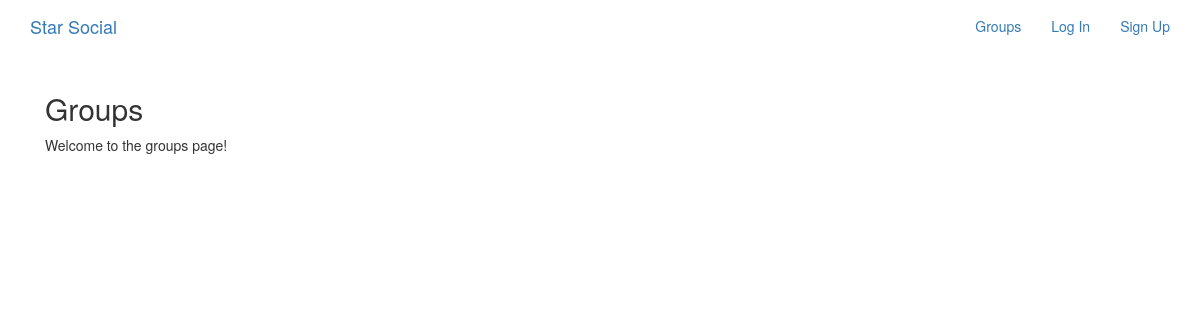
The page /groups/ on the database as committed earlier.
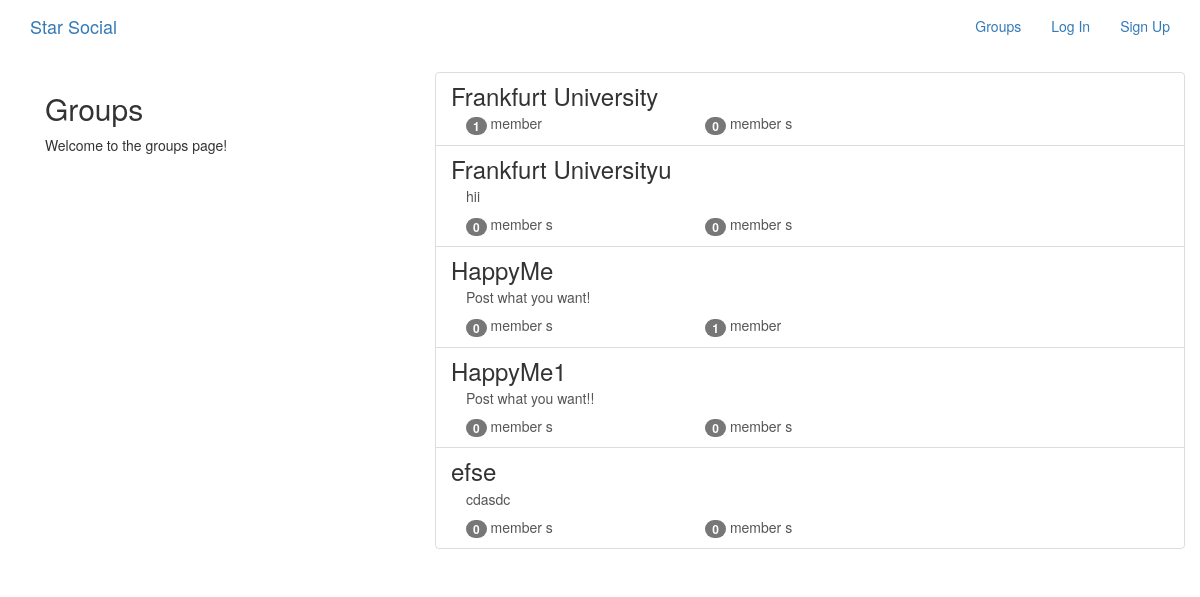
The same page on the database as committed later.
### groups/models.py (models this page shows, shortened)
class Group(models.Model):
    name = models.CharField(max_length=255, unique=True)
    slug = models.SlugField(allow_unicode=True, unique=True)
    description = models.TextField(blank=True, default='')
    description_html = models.TextField(editable=False, default='', blank=True)
    members = models.ManyToManyField(User,through='GroupMember' )
    class Meta:
        ordering = ['name']

### groups/views.py (the view)
# urls.py: path('', views.ListGroups.as_view(), name="all"),
class ListGroups(generic.ListView):
    model = Group
    template_name ='groups/groups_base.html'

### groups/templates/groups/group_list.html (shortened to what this page needs)
{% extends "groups/group_base.html" %}
{% block pregroup %}
    <div class="col-md-4">
        <div class="content">
            <h2>Groups</h2>
            <p>Welcome to the groups page!</p>
        </div>
    </div>
{% endblock %}
{% block group_content %}
<div class="col-md-8">
    <div class="list-group">
        {% for group in object_list %}
            <a href="{% url 'groups:single' slug=group.slug %}" class="list-group-item">
                <h3 class="title list-group-item-heading">{{group.name}}</h3>
                <div class="list-group-item-text container-fluid">
                    {{group.description_html|safe}}
                    <div class="row">
                        <div class="col-md-4">
                            <span class="badge">{{group.members.count}}</span>
                            member {{group.members.count|pluralize}}
                        </div>
                        <div class="col-md-4">
                            <span class="badge">{{group.posts.count}}</span>
                            member {{group.posts.count|pluralize}}
                        </div>
                    </div>
                </div>
            </a>
        {% endfor %}
    </div>
</div>
{% endblock %}

### groups/templates/groups/group_base.html (shortened to what this page needs)
{% extends "base.html" %}
{% block content %}
<div class="container">
    <div class="row">
        {% block pregroup %} {% endblock %}
        {% block group_content %} {% endblock %}
    </div>
</div>
{% endblock %}

### templates/base.html (shortened to what this page needs)
<!DOCTYPE html>
<html lang="en">
<head>
    <link rel="stylesheet" href="https://maxcdn.bootstrapcdn.com/bootstrap/3.4.1/css/bootstrap.min.css">
    {% load static %}
    <link rel="stylesheet" href="{% static 'simplesocial/css/master.css'%}">
</head>
<body>
    <nav role="navigation" id="navbar" class="navbar mynav">
        <div class="container">
            <a class="navbar-brand mynav" href="{% url 'home' %}">Star Social</a>
            <ul class="nav navbar-nav navbar-right">
                {% if user.is_authenticated %}
                <li><a href="{% url 'posts:create' %}">Post</a></li>
                <li><a href="{% url 'groups:all'  %}">Groups</a></li>
                <li><a href="{% url 'groups:create' %}">Create Group</a></li>
                <li>
                    <form method="POST" action="{% url 'accounts:logout' %}" style="display:inline;">
                      {% csrf_token %}
                      <button type="submit" class="btn btn-link" style="padding-top:15px;">Log Out</button>
                    </form>
                </li>
                {% else %}
                <li><a href="{% url 'groups:all'  %}">Groups</a></li>
                <li><a href="{% url 'accounts:login' %}">Log In</a></li>
                <li><a href="{% url 'accounts:signup' %}">Sign Up</a></li>
                {% endif %}
            </ul>
        </div>
    </nav>
    <div class="container mycontent">
        {% block content %}
        {% endblock %}
    </div>
</body>
</html>

Rows that differ between the two databases and show on the page:
added Group: name "Frankfurt University", members.count "1", posts.count "0"
added Group: name "Frankfurt Universityu", description_html "hii", members.count "0", posts.count "0"
added Group: name "HappyMe", description_html "Post what you want!", members.count "0", posts.count "1"
added Group: name "HappyMe1", description_html "Post what you want!!", members.count "0", posts.count "0"
added Group: name "efse", description_html "cdasdc", members.count "0", posts.count "0"
